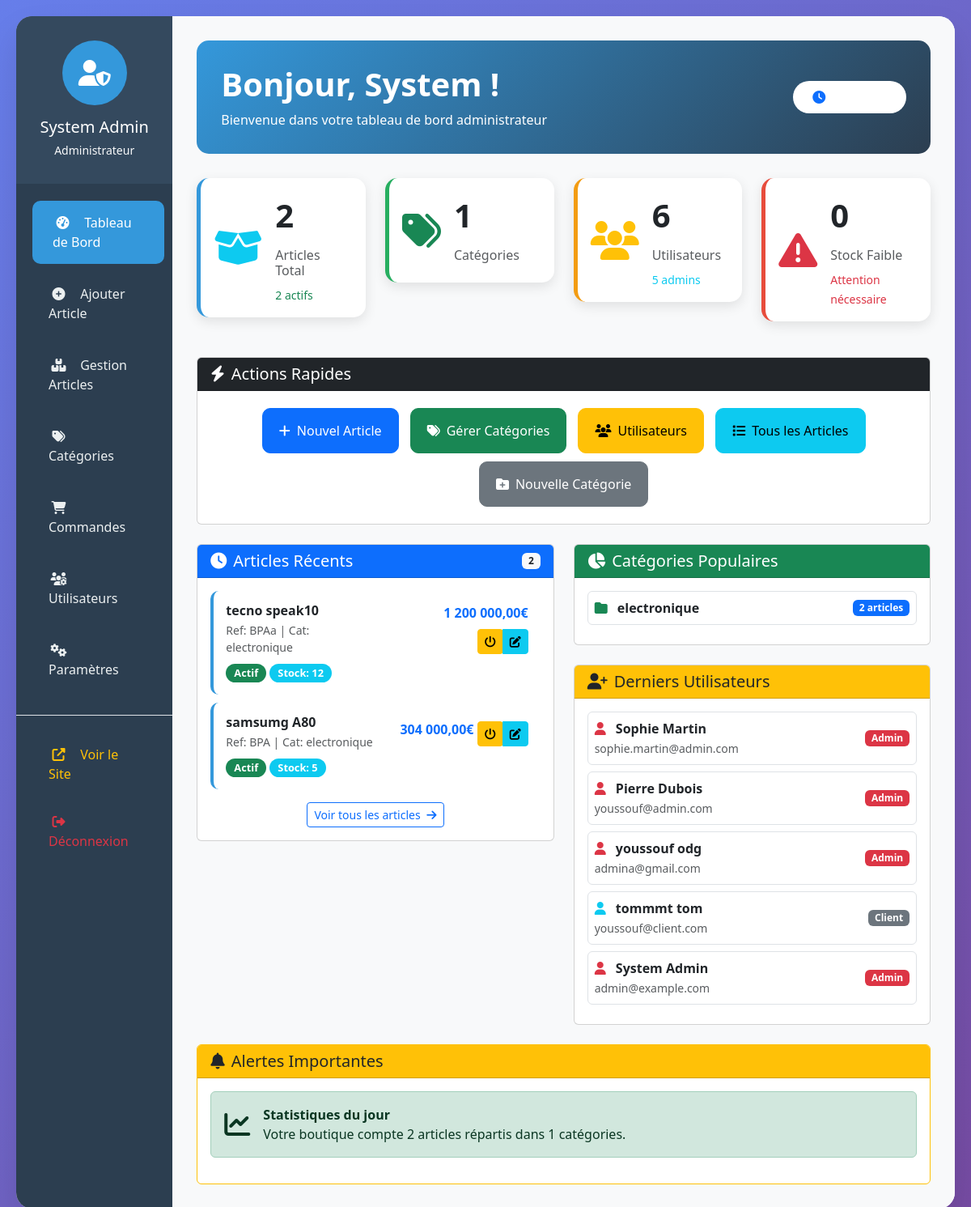
/admin/dashboard.php (signed in), run on the app's committed database.
### tables this page shows
CREATE TABLE IF NOT EXISTS `article` (
  `id` int NOT NULL AUTO_INCREMENT,
  `reference` varchar(50) NOT NULL,
  `titre` varchar(255) NOT NULL,
  `description` text,
  `prix` decimal(10,2) NOT NULL,
  `quantite_stock` int DEFAULT '0',
  `categorie_id` int DEFAULT NULL,
  `marque` varchar(100) DEFAULT NULL,
  `image_principale` varchar(255) DEFAULT NULL,
  `est_actif` tinyint(1) DEFAULT '1',
  `est_en_promotion` tinyint(1) DEFAULT '0',
  `prix_promotion` decimal(10,2) DEFAULT NULL,
  `date_creation` datetime DEFAULT CURRENT_TIMESTAMP,
  `date_modification` datetime DEFAULT CURRENT_TIMESTAMP ON UPDATE CURRENT_TIMESTAMP,
  PRIMARY KEY (`id`),
  UNIQUE KEY `reference` (`reference`),
  KEY `idx_reference` (`reference`),
  KEY `idx_categorie` (`categorie_id`),
  KEY `idx_prix` (`prix`),
  KEY `idx_actif` (`est_actif`),
  KEY `idx_marque` (`marque`)
);

CREATE TABLE IF NOT EXISTS `categorie_article` (
  `id` int NOT NULL AUTO_INCREMENT,
  `nom` varchar(100) NOT NULL,
  `description` text,
  `parent_id` int DEFAULT NULL,
  `ordre_affichage` int DEFAULT '0',
  `est_actif` tinyint(1) DEFAULT '1',
  PRIMARY KEY (`id`),
  KEY `idx_parent` (`parent_id`)
);

CREATE TABLE IF NOT EXISTS `utilisateurs` (
  `id` int NOT NULL AUTO_INCREMENT,
  `nom` varchar(100) NOT NULL,
  `prenom` varchar(100) NOT NULL,
  `email` varchar(255) NOT NULL,
  `mot_de_passe` varchar(255) NOT NULL,
  `role` enum('client','admin') DEFAULT 'client',
  `est_actif` tinyint(1) DEFAULT '1',
  `date_inscription` datetime DEFAULT CURRENT_TIMESTAMP,
  `derniere_connexion` datetime DEFAULT NULL,
  PRIMARY KEY (`id`),
  UNIQUE KEY `email` (`email`),
  KEY `idx_email` (`email`),
  KEY `idx_role` (`role`)
);

### admin/dashboard.php (the view, shortened to what the rows shown need)
<?php
require_once 'config.php';
try {
    $stats = [
        'articles_total' => $pdo->query("SELECT COUNT(*) FROM article")->fetchColumn(),
        'articles_actifs' => $pdo->query("SELECT COUNT(*) FROM article WHERE est_actif = 1")->fetchColumn(),
        'articles_promo' => $pdo->query("SELECT COUNT(*) FROM article WHERE est_en_promotion = 1")->fetchColumn(),
        'articles_stock_faible' => $pdo->query("SELECT COUNT(*) FROM article WHERE quantite_stock < 5")->fetchColumn(),
        'categories_total' => $pdo->query("SELECT COUNT(*) FROM categorie_article")->fetchColumn(),
        'utilisateurs_total' => $pdo->query("SELECT COUNT(*) FROM utilisateurs")->fetchColumn(),
        'utilisateurs_admins' => $pdo->query("SELECT COUNT(*) FROM utilisateurs WHERE role = 'admin'")->fetchColumn(),
    ];
    $articles_recents = $pdo->query("
        SELECT a.*, c.nom as categorie_nom
        FROM article a
        LEFT JOIN categorie_article c ON a.categorie_id = c.id
        ORDER BY a.date_creation DESC
        LIMIT 5
    ")->fetchAll(PDO::FETCH_ASSOC);
    $utilisateurs_recents = $pdo->query("
        SELECT nom, prenom, email, date_inscription, role
        FROM utilisateurs
        ORDER BY date_inscription DESC
        LIMIT 5
    ")->fetchAll(PDO::FETCH_ASSOC);
} catch(PDOException $e) {
    $error = "Erreur lors du chargement des données: " . $e->getMessage();
}
?>
<!DOCTYPE html>
<html lang="fr">
<head>
    <link href="https://cdn.jsdelivr.net/npm/bootstrap@5.3.0/dist/css/bootstrap.min.css" rel="stylesheet">
    <link rel="stylesheet" href="https://cdnjs.cloudflare.com/ajax/libs/font-awesome/6.4.0/css/all.min.css">
</head>
<body>
    <div class="admin-container">
        <div class="row g-0">
            <div class="col-lg-10 main-content">
                <div class="welcome-card">
                    <div class="row align-items-center">
                        <div class="col-md-8">
                            <h1 class="display-6 fw-bold">Bonjour, <?= htmlspecialchars($_SESSION['user_prenom']) ?> !</h1>
                        </div>
                    </div>
                </div>
                <div class="row">
                    <div class="col-xl-3 col-md-6">
                        <div class="card stat-card primary">
                            <div class="card-body">
                                <div class="d-flex align-items-center">
                                    <div>
                                        <div class="stat-number"><?= $stats['articles_total'] ?></div>
                                        <h6 class="text-muted">Articles Total</h6>
                                        <small class="text-success"><?= $stats['articles_actifs'] ?> actifs</small>
                                    </div>
                                </div>
                            </div>
                        </div>
                    </div>
                    <div class="col-xl-3 col-md-6">
                        <div class="card stat-card danger">
                            <div class="card-body">
                                <div class="d-flex align-items-center">
                                    <div>
                                        <div class="stat-number"><?= $stats['articles_stock_faible'] ?></div>
                                        <h6 class="text-muted">Stock Faible</h6>
                                        <small class="text-danger">Attention nécessaire</small>
                                    </div>
                                </div>
                            </div>
                        </div>
                    </div>
                </div>
                <div class="row mt-4">
                    <div class="col-lg-6">
                        <div class="card">
                            <div class="card-body">
                                <?php if (!empty($articles_recents)): ?>
                                    <?php foreach ($articles_recents as $article): ?>
                                        <div class="recent-item">
                                            <div class="d-flex justify-content-between align-items-start">
                                                <div class="flex-grow-1">
                                                    <h6 class="fw-bold mb-1"><?= htmlspecialchars($article['titre']) ?></h6>
                                                    <small class="text-muted d-block">
                                                        Ref: <?= htmlspecialchars($article['reference']) ?> |
                                                        Cat: <?= htmlspecialchars($article['categorie_nom'] ?? 'Non catégorisé') ?>
                                                    </small>
                                                    <div class="mt-2">
                                                        <span class="badge bg-<?= $article['est_actif'] ? 'success' : 'secondary' ?> badge-custom">
                                                            <?= $article['est_actif'] ? 'Actif' : 'Inactif' ?>
                                                        </span>
                                                        <span class="badge bg-<?= $article['quantite_stock'] < 5 ? 'danger' : 'info' ?> badge-custom">
                                                            Stock: <?= $article['quantite_stock'] ?>
                                                        </span>
                                                    </div>
                                                </div>
                                                <div class="text-end ms-3">
                                                    <strong class="text-primary"><?= number_format($article['prix'], 2, ',', ' ') ?>€</strong>
                                                    <div class="btn-group btn-group-sm mt-2">
                                                        <form method="POST" class="d-inline">
                                                            <button type="submit" name="action" value="toggle_article_status"
                                                                    class="btn btn-<?= $article['est_actif'] ? 'warning' : 'success' ?> btn-sm"
                                                                    title="<?= $article['est_actif'] ? 'Désactiver' : 'Activer' ?>">
                                                                <i class="fas fa-power-off"></i>
                                                            </button>
                                                        </form>
                                                        <a href="modifier_article.php?id=<?= $article['id'] ?>" class="btn btn-info btn-sm" title="Modifier">
                                                            <i class="fas fa-edit"></i>
                                                        </a>
                                                    </div>
                                                </div>
                                            </div>
                                        </div>
                                    <?php endforeach; ?>
                                <?php else: ?>
                                    <p class="text-muted text-center py-4">Aucun article pour le moment</p>
                                <?php endif; ?>
                            </div>
                        </div>
                    </div>
                    <div class="col-lg-6">
                        <div class="row">
                            <div class="col-12">
                                <div class="card">
                                    <div class="card-body">
                                        <?php if (!empty($utilisateurs_recents)): ?>
                                            <?php foreach ($utilisateurs_recents as $user): ?>
                                                <div class="d-flex justify-content-between align-items-center mb-2 p-2 border rounded">
                                                    <div>
                                                        <i class="fas fa-user me-2 text-<?= $user['role'] === 'admin' ? 'danger' : 'info' ?>"></i>
                                                        <strong><?= htmlspecialchars($user['prenom'] . ' ' . $user['nom']) ?></strong>
                                                        <br>
                                                        <small class="text-muted"><?= htmlspecialchars($user['email']) ?></small>
                                                    </div>
                                                    <span class="badge bg-<?= $user['role'] === 'admin' ? 'danger' : 'secondary' ?>">
                                                        <?= $user['role'] === 'admin' ? 'Admin' : 'Client' ?>
                                                    </span>
                                                </div>
                                            <?php endforeach; ?>
                                        <?php else: ?>
                                            <p class="text-muted text-center">Aucun utilisateur</p>
                                        <?php endif; ?>
                                    </div>
                                </div>
                            </div>
                        </div>
                    </div>
                </div>
                <div class="row mt-4">
                    <div class="col-12">
                        <div class="card border-warning">
                            <div class="card-body">
                                <div class="alert alert-success d-flex align-items-center">
                                    <i class="fas fa-chart-line fa-2x me-3"></i>
                                    <div>
                                        <strong>Statistiques du jour</strong><br>
                                        Votre boutique compte <?= $stats['articles_total'] ?> articles
                                        répartis dans <?= $stats['categories_total'] ?> catégories.
                                    </div>
                                </div>
                            </div>
                        </div>
                    </div>
                </div>
            </div>
        </div>
    </div>
</body>
</html>

### data on the page
article: id "2", est_en_promotion "0", titre "tecno speak10", reference "BPAa", categorie.nom "electronique", est_actif "Actif", quantite_stock "12", prix "1 200 000,00"
article: titre "samsumg A80", reference "BPA", categorie.nom "electronique", est_actif "Actif", quantite_stock "5", prix "304 000,00"
utilisateurs: prenom+nom "Sophie Martin", email "sophie.martin@admin.com", role "Admin"
utilisateurs: prenom+nom "Pierre Dubois", email "youssouf@admin.com", role "Admin"
utilisateurs: prenom+nom "youssouf odg", email "admina@gmail.com", role "Admin"
utilisateurs: prenom+nom "tommmt tom", email "youssouf@client.com", role "Client"
utilisateurs: prenom+nom "System Admin", email "admin@example.com", role "Admin"

### other printed values
$_SESSION['user_prenom'] . ' ' . $_SESSION['user_nom'] "System Admin"
$_SESSION['user_prenom'] "System"
$stats['categories_total'] "1"
$stats['utilisateurs_total'] "6"
$stats['utilisateurs_admins'] "5"
count($articles_recents) "2"
$categorie['nom'] "electronique"
$categorie['nb_articles'] "2"
